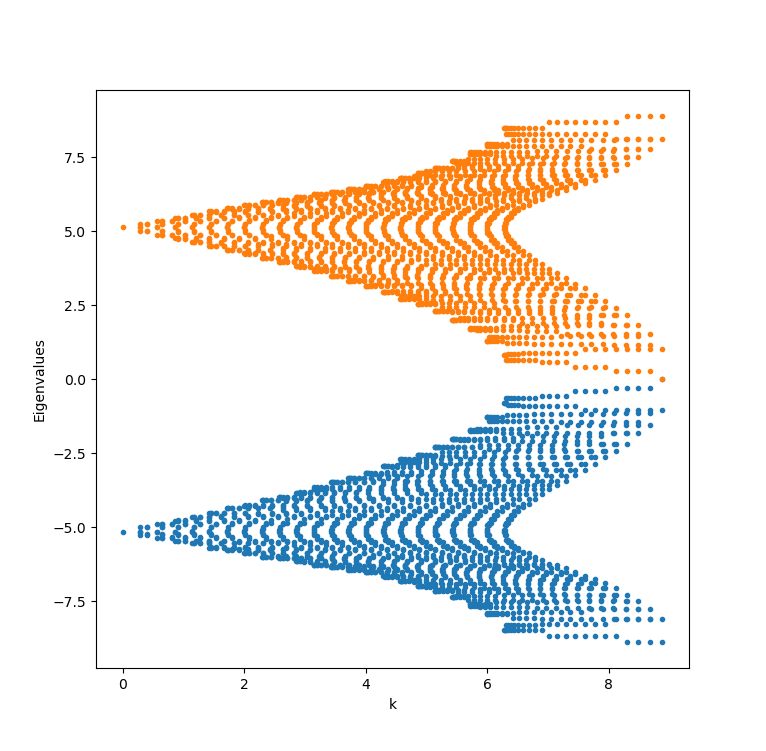

The Python source for this figure:
from main import hamiltonian, get_k_space
import numpy as np
import matplotlib.pyplot as plt
import pandas as pd

ham = hamiltonian()

_, _, kx, ky = get_k_space()
kx = np.diag(kx)
ky = np.diag(ky)
k = np.sqrt(kx**2+ky**2)

vals, vecs = np.linalg.eigh(ham)

# vals = np.unique(vals)

dataframe = pd.DataFrame(vals)

# print(dataframe)

plt.plot(k, vals[:2025],'.')
plt.plot(k, vals[2025:],'.')
plt.xlabel('k')
plt.ylabel('Eigenvalues')
plt.show()
# print(k.size)
